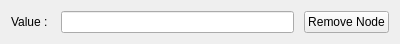
<?xml version="1.0" encoding="UTF-8"?>
<ui version="4.0">
 <class>FunGenSelectSubAlignment</class>
 <widget class="QWidget" name="FunctionsHBox">
  <property name="geometry">
   <rect>
    <x>0</x>
    <y>0</y>
    <width>400</width>
    <height>40</height>
   </rect>
  </property>
  <layout class="QHBoxLayout" name="horizontalLayout">
   <property name="spacing">
    <number>10</number>
   </property>
   <item>
    <widget class="QLabel" name="label4">
     <property name="text">
      <string>Value : </string>
     </property>
    </widget>
   </item>
   <item>
    <widget class="QLineEdit" name="FunctionsEntry"/>
   </item>
   <item>
    <widget class="QPushButton" name="removeNodeButton">
     <property name="text">
      <string>Remove Node</string>
     </property>
    </widget>
   </item>
  </layout>
 </widget>
 <resources/>
 <connections/>
</ui> 
